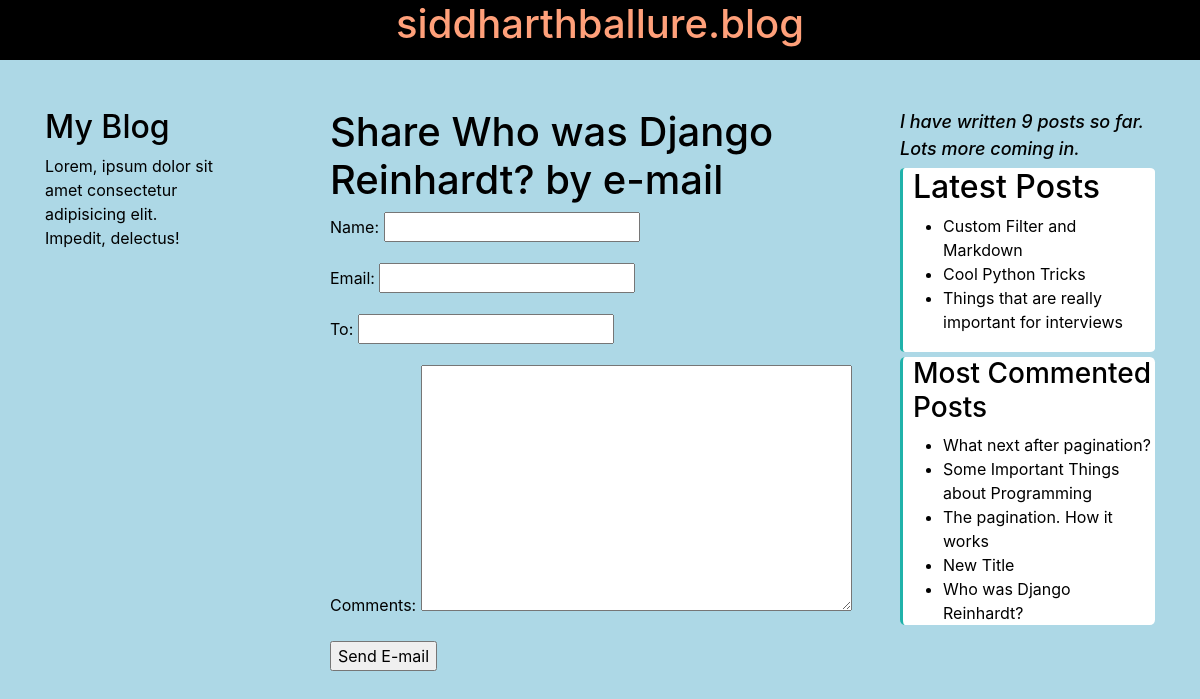
/blog/3/share/, run on the app's committed database.
### blog/models.py (models this page shows, shortened)
class Post(models.Model):
    STATUS_CHOICES = (
        ('draft', 'Draft'),
        ('published', 'Published'),
    )
    title = models.CharField(max_length=250)
    slug = models.SlugField(max_length=250,
                            unique_for_date='publish')
    author = models.ForeignKey(User,
                                on_delete=models.CASCADE,
                                related_name='blog_posts')
    body = models.TextField()
    publish = models.DateTimeField(default=timezone.now)
    created = models.DateTimeField(auto_now_add=True)
    updated = models.DateTimeField(auto_now=True)
    status = models.CharField(max_length=10,
                              choices=STATUS_CHOICES,
                              default='draft')
    objects = models.Manager() #default manager
    published = PublishedManager() #custom manager
    tags = TaggableManager()
    class Meta:
        ordering = ('-publish',)
    def get_absolute_url(self):
        return reverse('blog:post_detail',
                        args=[self.publish.year,
                              self.publish.month,
                              self.publish.day,
                              self.slug])

### blog/views.py (the view)
# urls.py: path('<int:post_id>/share/', views.post_share, name='post_share'),
def post_share(request, post_id):
    post = get_object_or_404(Post, id=post_id, status='published')
    sent = False
    if request.method == 'POST':
        form = EmailPostForm(request.POST)
        if form.is_valid():
            cd = form.cleaned_data
            post_url = request.build_absolute_uri(
                post.get_absolute_url())
            subject = f"{cd['name']} recommends you read" f'{post.title}'
            message = f"Read {post.title} at {post_url}"\
                      f"{cd['name']}\'s comments: {cd['comments']}"
            send_mail(subject, message, 'sidhrth05@gmail.com', [cd['to']])
            sent = True
    else:
        form = EmailPostForm()
    return render(request, 'blog/post/share.html', {'post':post,
                                                    'form':form,
                                                    'sent':sent})

### blog/forms.py
class EmailPostForm(forms.Form):
    name = forms.CharField(max_length=25)
    email = forms.EmailField()
    to = forms.EmailField()
    comments = forms.CharField(required=False,
                               widget=forms.Textarea)

### blog/models.py (called while the page is built)
    def get_queryset(self):
        return super(PublishedManager, self).get_queryset()\
                                            .filter(status='published')

### blog/templatetags/blog_tags.py (called while the page is built)
@register.simple_tag
def total_posts():
    return Post.published.count()

@register.inclusion_tag('blog/post/latest_posts.html')
def show_latest_posts(count=5):
    latest_posts = Post.published.order_by('-publish')[:count]
    return {'latest_posts':latest_posts}

@register.simple_tag
def get_most_commented_posts(count=5):
    return Post.published.annotate(
        total_comments = Count('comments')
    ).order_by('-total_comments')[:count]

### blog/templates/blog/post/share.html (shortened to what this page needs)
{% extends 'blog/base.html' %}
{% block content %}
    {% if sent %}
        <h1>E-mail successfully sent</h1>
        <p>
            '{{ post.title }}' was successfully sent to {{ form.cleaned_data.to }}.
        </p>
    {% else %}
        <h1>Share {{ post.title }} by e-mail</h1>
        <form method="post">
            {{ form.as_p }}
            <input type="submit" value="Send E-mail">
        </form>
    {% endif %}
{% endblock %}

### blog/templates/blog/base.html (shortened to what this page needs)
{% load blog_tags %}
{% load static %}
<!DOCTYPE html>
<html lang="en">
<head>
    <link rel="stylesheet" href="https://stackpath.bootstrapcdn.com/bootstrap/4.5.2/css/bootstrap.min.css"
>
    <link rel="stylesheet" href="{% static 'css/blog.css' %}">
</head>
<body>
        <div id='head' class='mb-5 pb-1 sticky-top'>
            <h1  class='text-center'>siddharthballure.blog</h1>
        </div>
<div class="container" >
    <div class="row">
        <div id="sidebar"  class="col-sm-2 mt-auto">
            <h2>My Blog</h2>
            <p>Lorem, ipsum dolor sit amet consectetur adipisicing elit. Impedit, delectus!</p>
        </div>
        <div id="content"  class="col col-sm-6" >
            {% block content %}
            {% endblock %}
        </div>
        <div class='col col-sm-3' id='right-sidebar'>
            <p>I have written {% total_posts %} posts so far. Lots more coming in.</p>
            <div id='latest_posts'>
                <h2>Latest Posts</h2>
                {% show_latest_posts 3 %}
            </div>
            <div id='most_commented'>
                <h3>Most Commented Posts</h3>
                {% get_most_commented_posts as most_commented_posts %}
                <ul>
                    {% for post in most_commented_posts %}
                        <li>
                            <a href="{{ post.get_absolute_url }}">
                                {{ post.title }}
                            </a>
                        </li>
                    {% endfor %}
                </ul>
            </div>
        </div>
    </div>
</div>
</body>
</html>

### blog/templates/blog/post/latest_posts.html
<ul>
    {% for post in latest_posts %}
        <li>
            <a href="{{ post.get_absolute_url }}">
                {{ post.title }}
            </a>
        </li>
    {% endfor %}
</ul>

### blog/static/css/blog.css (style rules this page uses)
html { scroll-behavior: smooth; }
body { background:lightblue; color: black; }
#head { background: black; color: lightsalmon; }
#sidebar { position: fixed; margin-top: 100px; padding-left: -10px; }
#content { margin-left: auto; }
a { color: black; }
#right-sidebar { margin-bottom: auto; border-radius: 2%; }
#right-sidebar { position: -webkit-sticky; position: sticky; top: -35px; }
#right-sidebar > p { font-style: italic; font-size: large; font-weight: 500; color: black; }
ul>li { list-style-type: disc; }
#latest_posts { background-color: rgb(255, 255, 255); border-radius: 2%; padding-right: 2px; padding-left: 10px; padding-bottom: 2px; margin-bottom: 5px; padding-top: -10px; margin-top: -10px; border-left: 3px solid lightseagreen; }
#latest_posts>ul { padding-left: 30px; }
#most_commented { background-color: rgb(255, 255, 255); border-radius: 2%; padding-left: 10px; border-left: 3px solid lightseagreen; }
#most_commented >ul { padding-left: 30px; }

### data on the page
Post: title "Who was Django Reinhardt?"
Post: title "Custom Filter and Markdown"
Post: title "Cool Python Tricks"
Post: title "Things that are really important for interviews"
Post: title "What next after pagination?"
Post: title "Some Important Things about Programming"
Post: title "The pagination. How it works"
Post: title "New Title"
